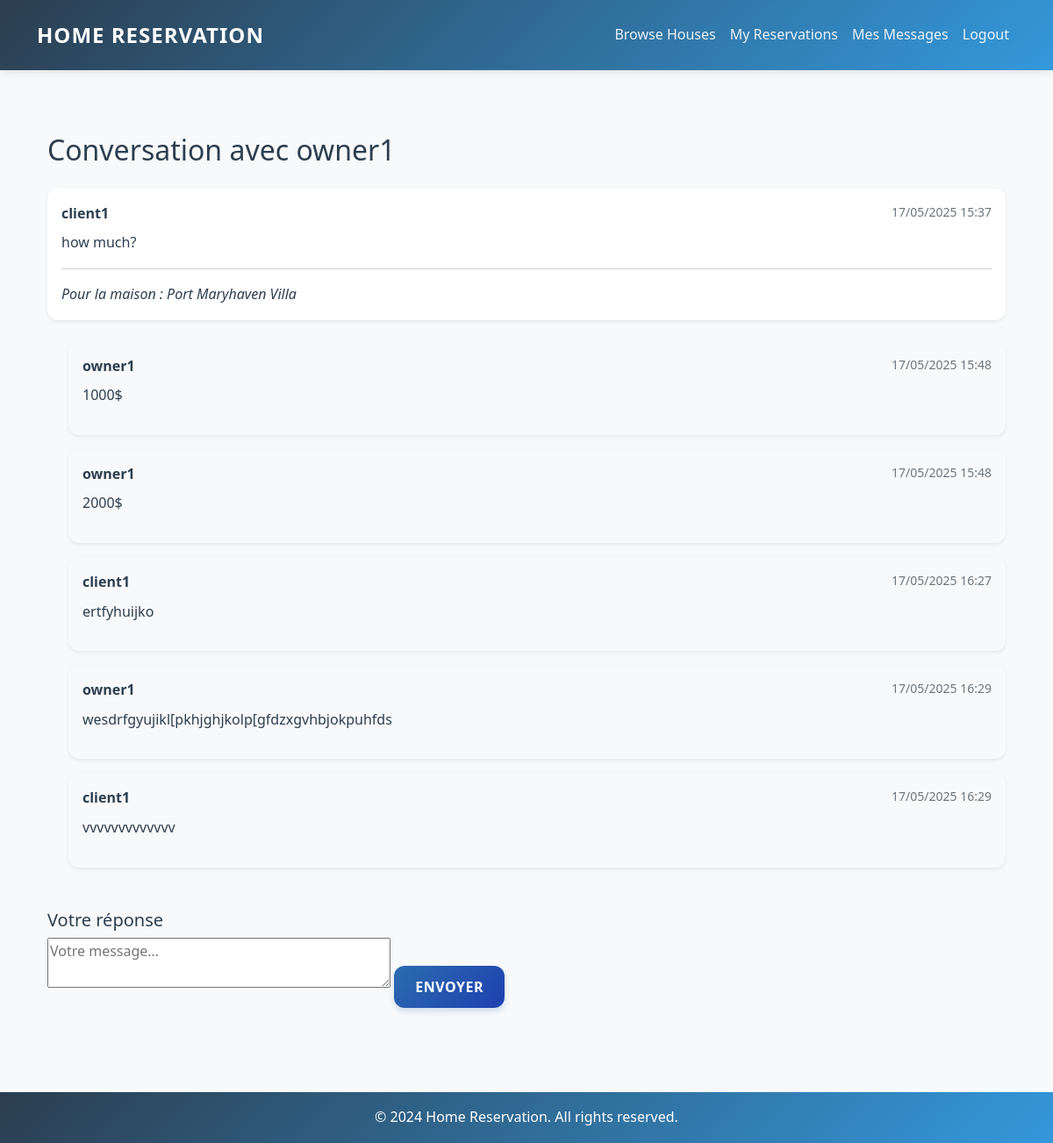
The page /messaging/conversation/1/ (signed in) on the database its author committed.
### messaging/models.py (models this page shows, shortened)
class Message(models.Model):
    sender     = models.ForeignKey(settings.AUTH_USER_MODEL, related_name='sent_messages',   on_delete=models.CASCADE)
    receiver   = models.ForeignKey(settings.AUTH_USER_MODEL, related_name='received_messages', on_delete=models.CASCADE)
    maison     = models.ForeignKey(Maison, related_name='messages',                          on_delete=models.CASCADE)
    content    = models.TextField()
    created_at = models.DateTimeField(auto_now_add=True)
    parent     = models.ForeignKey(
        'self',
        null=True,
        blank=True,
        related_name='replies',
        on_delete=models.CASCADE
    )

### maison/models.py (models this page shows, shortened)
class Maison(models.Model):
    titre = models.CharField(max_length=100)
    description = models.TextField()
    adresse = models.CharField(max_length=255)
    prix_par_nuit = models.DecimalField(max_digits=10, decimal_places=2)
    disponible = models.BooleanField(default=True)
    proprietaire = models.ForeignKey(UserProfile, on_delete=models.CASCADE, limit_choices_to={'role': 'proprietaire'})
    image = models.ImageField(upload_to='houses/', null=True, blank=True)  # Add this line

### messaging/views.py (the view)
# urls.py: path('conversation/<int:message_id>/', conversation, name='conversation'),
@login_required
def conversation(request, message_id):
    original = get_object_or_404(Message, id=message_id)
    if request.user not in (original.sender, original.receiver):
        messages.error(request, "Conversation inaccessible.")
        return redirect('house_list')
    reply_form = None
    if request.user in (original.sender, original.receiver):
        if request.method == 'POST':
            reply_form = MessageForm(request.POST)
            if reply_form.is_valid():
                reply = reply_form.save(commit=False)
                reply.sender = request.user
                if request.user == original.sender:
                    reply.receiver = original.receiver
                else:
                    reply.receiver = original.sender
                reply.maison = original.maison
                reply.parent = original
                reply.save()
                messages.success(request, "Votre réponse a été envoyée ✅")
                return redirect('conversation', message_id=message_id)
            else:
                messages.error(request, "Le message ne peut pas être vide.")
        else:
            reply_form = MessageForm()
    thread = original.replies.all().order_by('created_at')
    return render(request, 'messaging/conversation.html', {
        'original': original,
        'thread': thread,
        'reply_form': reply_form,
    })

### messaging/forms.py
class MessageForm(forms.ModelForm):
    content = forms.CharField(
        widget=forms.Textarea(attrs={'rows':2, 'placeholder': 'Votre message…'}),
        label=''
    )
    class Meta:
        model = Message
        fields = ['content']

### templates/messaging/conversation.html (shortened to what this page needs)
{% extends "base.html" %}
{% block content %}
<div class="container py-5">
  <h2 class="mb-4">
    Conversation avec
    {% if user == original.sender %}
      {{ original.receiver.username }}
    {% else %}
      {{ original.sender.username }}
    {% endif %}
  </h2>
  <div class="card mb-4 shadow-sm">
    <div class="card-body">
      <div class="d-flex justify-content-between">
        <strong>{{ original.sender.username }}</strong>
        <small class="text-muted">{{ original.created_at|date:"d/m/Y H:i" }}</small>
      </div>
      <p class="mt-2">{{ original.content }}</p>
      <hr>
      <em>Pour la maison : {{ original.maison.titre }}</em>
    </div>
  </div>
  {% for rep in thread %}
    <div class="card mb-3 ms-4 shadow-sm bg-light">
      <div class="card-body">
        <div class="d-flex justify-content-between">
          <strong>{{ rep.sender.username }}</strong>
          <small class="text-muted">{{ rep.created_at|date:"d/m/Y H:i" }}</small>
        </div>
        <p class="mt-2">{{ rep.content }}</p>
      </div>
    </div>
  {% empty %}
    <p class="text-muted">Pas encore de réponses.</p>
  {% endfor %}
  {% if reply_form %}
    <div class="mt-5">
      <h5>Votre réponse</h5>
      <form method="post">
        {{ reply_form.content }}
        <button type="submit" class="btn btn-primary mt-2">Envoyer</button>
      </form>
    </div>
  {% endif %}
</div>
{% endblock %}

### static/css/style.css (style rules this page uses)
:root { --primary-color: #2b6cb0; --secondary-color: #1a4971; --accent-color: #3b82f6; --success-color: #059669; --warning-color: #d97706; --danger-color: #dc2626; --text-color: #1f2937; --text-secondary: #4b5563; --light-bg: #f8fafc; --dark-bg: #1e293b; --border-radius: 0.75rem; --box-shadow: 0 10px 15px -3px rgba(0, 0, 0, 0.1), 0 4px 6px -2px rgba(0, 0, 0, 0.05); --transition: all 0.3s cubic-bezier(0.4, 0, 0.2, 1); --primary-gradient: linear-gradient(135deg, #2b6cb0, #1e40af); --success-gradient: linear-gradient(135deg, #059669, #047857); --danger-gradient: linear-gradient(135deg, #dc2626, #b91c1c); --warning-gradient: linear-gradient(135deg, #d97706, #b45309); }
body { font-family: 'Inter', 'Poppins', sans-serif; color: var(--text-color); background-color: var(--light-bg); line-height: 1.6; }
.card { background: white; border: none; border-radius: var(--border-radius); box-shadow: var(--box-shadow); transition: var(--transition); }
.btn { padding: 0.75rem 1.5rem; font-weight: 600; border-radius: var(--border-radius); transition: var(--transition); text-transform: uppercase; letter-spacing: 0.5px; }
.btn-primary { background: var(--primary-gradient); border: none; box-shadow: 0 4px 6px rgba(43, 108, 176, 0.2); }

### templates/base.html (style rules this page uses)
:root { --primary-color: #2c3e50; --secondary-color: #3498db; --accent-color: #e74c3c; --text-color: #2c3e50; --light-bg: #f8f9fa; }
html, body { height: 100%; margin: 0; display: flex; flex-direction: column; }
body { font-family: 'Segoe UI', system-ui, -apple-system, sans-serif; color: var(--text-color); line-height: 1.6; }
.container { flex: 1; }
.card { border: none; border-radius: 12px; box-shadow: 0 8px 16px rgba(0,0,0,0.1); transition: transform 0.3s ease; }

### rows shown on the page
Message: receiver.username "owner1", sender.username "client1", created_at "17/05/2025 15:37", content "how much?", maison.titre "Port Maryhaven Villa"
Message: sender.username "owner1", created_at "17/05/2025 15:48", content "1000$"
Message: sender.username "owner1", created_at "17/05/2025 15:48", content "2000$"
Message: sender.username "client1", created_at "17/05/2025 16:27", content "ertfyhuijko"
Message: sender.username "owner1", created_at "17/05/2025 16:29", content "wesdrfgyujikl[pkhjghjkolp[gfdzxgvhbjokpuhfds"
Message: sender.username "client1", created_at "17/05/2025 16:29", content "vvvvvvvvvvvvv"
